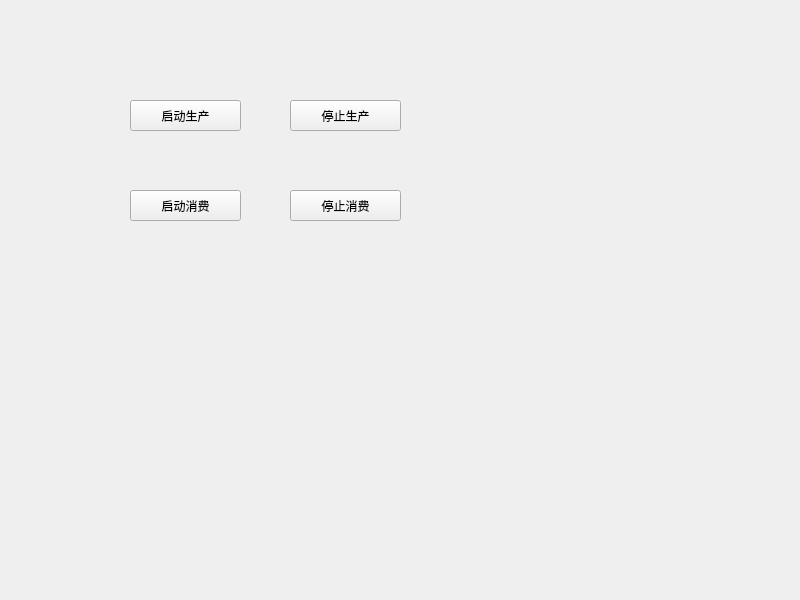
<?xml version="1.0" encoding="UTF-8"?>
<ui version="4.0">
 <class>Widget</class>
 <widget class="QWidget" name="Widget">
  <property name="geometry">
   <rect>
    <x>0</x>
    <y>0</y>
    <width>800</width>
    <height>600</height>
   </rect>
  </property>
  <property name="windowTitle">
   <string>Widget</string>
  </property>
  <widget class="QPushButton" name="pushButton">
   <property name="geometry">
    <rect>
     <x>130</x>
     <y>100</y>
     <width>111</width>
     <height>31</height>
    </rect>
   </property>
   <property name="text">
    <string>启动生产</string>
   </property>
  </widget>
  <widget class="QPushButton" name="pushButton_2">
   <property name="geometry">
    <rect>
     <x>290</x>
     <y>100</y>
     <width>111</width>
     <height>31</height>
    </rect>
   </property>
   <property name="text">
    <string>停止生产</string>
   </property>
  </widget>
  <widget class="QPushButton" name="pushButton_3">
   <property name="geometry">
    <rect>
     <x>130</x>
     <y>190</y>
     <width>111</width>
     <height>31</height>
    </rect>
   </property>
   <property name="text">
    <string>启动消费</string>
   </property>
  </widget>
  <widget class="QPushButton" name="pushButton_4">
   <property name="geometry">
    <rect>
     <x>290</x>
     <y>190</y>
     <width>111</width>
     <height>31</height>
    </rect>
   </property>
   <property name="text">
    <string>停止消费</string>
   </property>
  </widget>
 </widget>
 <resources/>
 <connections/>
</ui>
